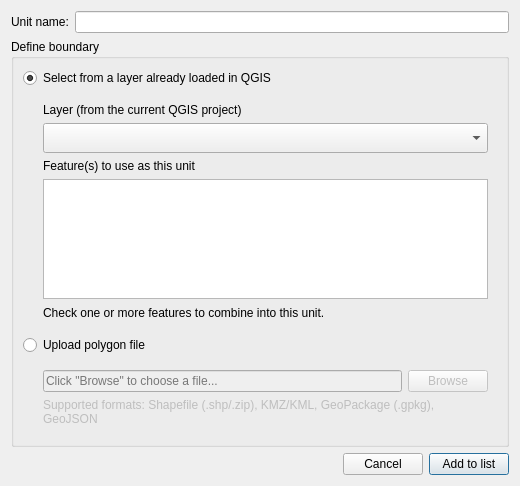
<?xml version="1.0" encoding="UTF-8"?>
<ui version="4.0">
 <class>DlgAddSubnationalUnit</class>
 <widget class="QDialog" name="DlgAddSubnationalUnit">
  <property name="geometry">
   <rect>
    <x>0</x>
    <y>0</y>
    <width>520</width>
    <height>460</height>
   </rect>
  </property>
  <property name="windowTitle">
   <string>Add Subnational Unit</string>
  </property>
  <layout class="QVBoxLayout" name="verticalLayout">
   <item>
    <layout class="QHBoxLayout" name="horizontalLayout_name">
     <item>
      <widget class="QLabel" name="label_unit_name">
       <property name="text">
        <string>Unit name:</string>
       </property>
      </widget>
     </item>
     <item>
      <widget class="QLineEdit" name="unit_name"/>
     </item>
    </layout>
   </item>
   <item>
    <widget class="QGroupBox" name="groupbox_define_boundary">
     <property name="title">
      <string>Define boundary</string>
     </property>
     <layout class="QVBoxLayout" name="verticalLayout_boundary">
      <item>
       <widget class="QRadioButton" name="radio_from_layer">
        <property name="text">
         <string>Select from a layer already loaded in QGIS</string>
        </property>
        <property name="checked">
         <bool>true</bool>
        </property>
        <attribute name="buttonGroup">
         <string notr="true">boundary_method_buttonGroup</string>
        </attribute>
       </widget>
      </item>
      <item>
       <widget class="QFrame" name="frame_from_layer">
        <property name="frameShape">
         <enum>QFrame::NoFrame</enum>
        </property>
        <property name="frameShadow">
         <enum>QFrame::Plain</enum>
        </property>
        <layout class="QVBoxLayout" name="verticalLayout_from_layer">
         <property name="leftMargin">
          <number>20</number>
         </property>
         <item>
          <widget class="QLabel" name="label_layer">
           <property name="text">
            <string>Layer (from the current QGIS project)</string>
           </property>
          </widget>
         </item>
         <item>
          <widget class="QComboBox" name="layer_combo">
           <property name="minimumSize">
            <size>
             <width>0</width>
             <height>30</height>
            </size>
           </property>
          </widget>
         </item>
         <item>
          <widget class="QLabel" name="label_features">
           <property name="text">
            <string>Feature(s) to use as this unit</string>
           </property>
          </widget>
         </item>
         <item>
          <widget class="QListWidget" name="features_list">
           <property name="minimumSize">
            <size>
             <width>0</width>
             <height>120</height>
            </size>
           </property>
          </widget>
         </item>
         <item>
          <spacer name="verticalSpacer_features_hint">
           <property name="orientation">
            <enum>Qt::Vertical</enum>
           </property>
           <property name="sizeType">
            <enum>QSizePolicy::Fixed</enum>
           </property>
           <property name="sizeHint" stdset="0">
            <size>
             <width>20</width>
             <height>15</height>
            </size>
           </property>
          </spacer>
         </item>
         <item>
          <widget class="QLabel" name="label_features_hint">
           <property name="text">
            <string>Check one or more features to combine into this unit.</string>
           </property>
           <property name="wordWrap">
            <bool>true</bool>
           </property>
          </widget>
         </item>
        </layout>
       </widget>
      </item>
      <item>
       <widget class="QRadioButton" name="radio_upload_file">
        <property name="text">
         <string>Upload polygon file</string>
        </property>
        <attribute name="buttonGroup">
         <string notr="true">boundary_method_buttonGroup</string>
        </attribute>
       </widget>
      </item>
      <item>
       <widget class="QFrame" name="frame_upload_file">
        <property name="enabled">
         <bool>false</bool>
        </property>
        <property name="frameShape">
         <enum>QFrame::NoFrame</enum>
        </property>
        <property name="frameShadow">
         <enum>QFrame::Plain</enum>
        </property>
        <layout class="QVBoxLayout" name="verticalLayout_upload_file">
         <property name="leftMargin">
          <number>20</number>
         </property>
         <item>
          <layout class="QHBoxLayout" name="horizontalLayout_file">
           <item>
            <widget class="QLineEdit" name="upload_file_path">
             <property name="enabled">
              <bool>false</bool>
             </property>
             <property name="readOnly">
              <bool>true</bool>
             </property>
             <property name="placeholderText">
              <string>Click &quot;Browse&quot; to choose a file...</string>
             </property>
            </widget>
           </item>
           <item>
            <widget class="QPushButton" name="button_browse_file">
             <property name="enabled">
              <bool>false</bool>
             </property>
             <property name="maximumSize">
              <size>
               <width>80</width>
               <height>16777215</height>
              </size>
             </property>
             <property name="text">
              <string>Browse</string>
             </property>
            </widget>
           </item>
          </layout>
         </item>
         <item>
          <widget class="QLabel" name="label_file_formats">
           <property name="text">
            <string>Supported formats: Shapefile (.shp/.zip), KMZ/KML, GeoPackage (.gpkg), GeoJSON</string>
           </property>
           <property name="wordWrap">
            <bool>true</bool>
           </property>
          </widget>
         </item>
        </layout>
       </widget>
      </item>
     </layout>
    </widget>
   </item>
   <item>
    <spacer name="verticalSpacer">
     <property name="orientation">
      <enum>Qt::Vertical</enum>
     </property>
     <property name="sizeHint" stdset="0">
      <size>
       <width>20</width>
       <height>20</height>
      </size>
     </property>
    </spacer>
   </item>
   <item>
    <layout class="QHBoxLayout" name="horizontalLayout_footer">
     <item>
      <spacer name="horizontalSpacer_footer">
       <property name="orientation">
        <enum>Qt::Horizontal</enum>
       </property>
       <property name="sizeHint" stdset="0">
        <size>
         <width>40</width>
         <height>20</height>
        </size>
       </property>
      </spacer>
     </item>
     <item>
      <widget class="QPushButton" name="button_cancel">
       <property name="text">
        <string>Cancel</string>
       </property>
      </widget>
     </item>
     <item>
      <widget class="QPushButton" name="button_add_to_list">
       <property name="text">
        <string>Add to list</string>
       </property>
       <property name="default">
        <bool>true</bool>
       </property>
      </widget>
     </item>
    </layout>
   </item>
  </layout>
 </widget>
 <resources/>
 <connections>
  <connection>
   <sender>radio_from_layer</sender>
   <signal>toggled(bool)</signal>
   <receiver>frame_from_layer</receiver>
   <slot>setEnabled(bool)</slot>
  </connection>
  <connection>
   <sender>radio_upload_file</sender>
   <signal>toggled(bool)</signal>
   <receiver>frame_upload_file</receiver>
   <slot>setEnabled(bool)</slot>
  </connection>
 </connections>
 <buttongroups>
  <buttongroup name="boundary_method_buttonGroup"/>
 </buttongroups>
</ui>
